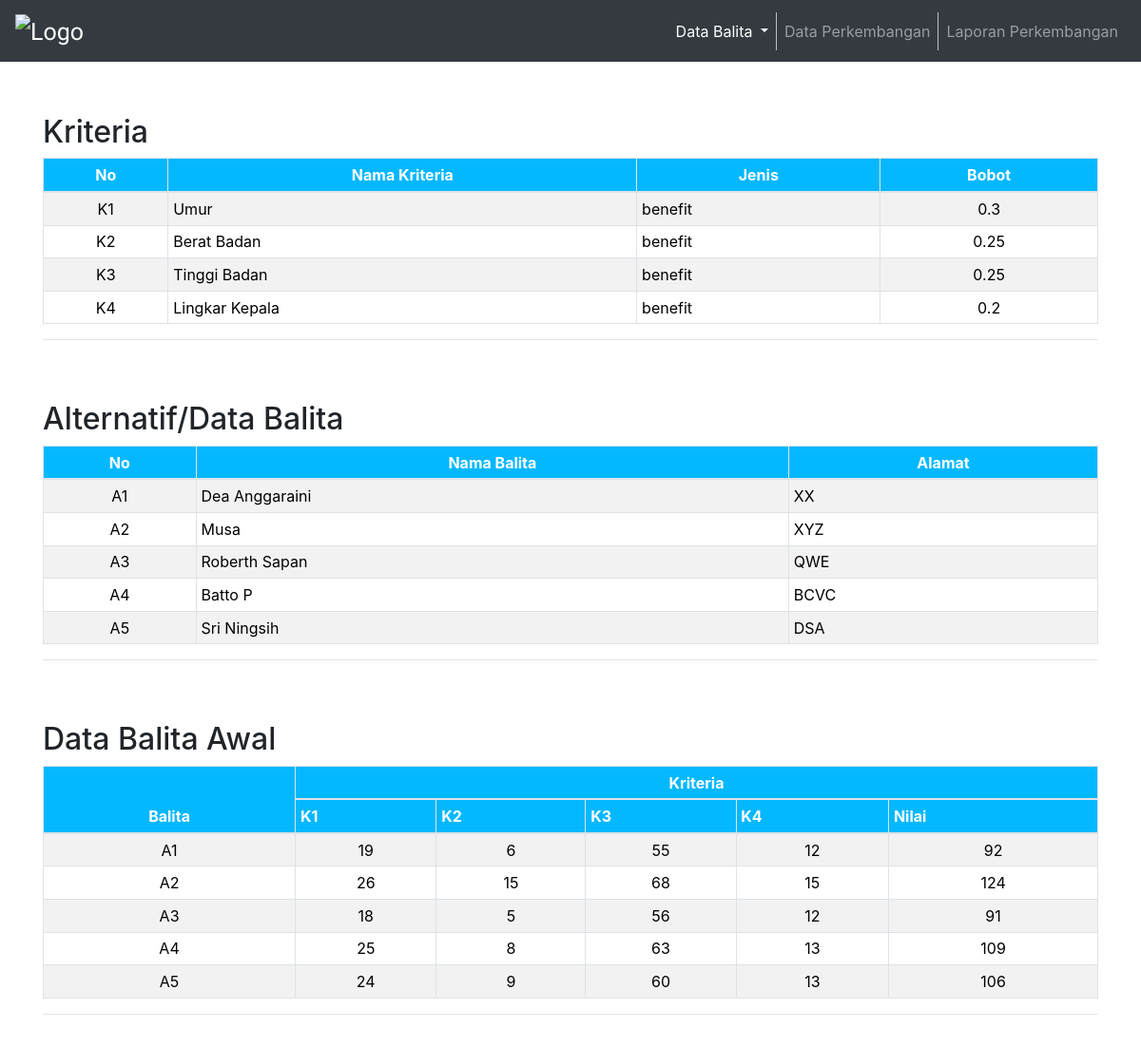
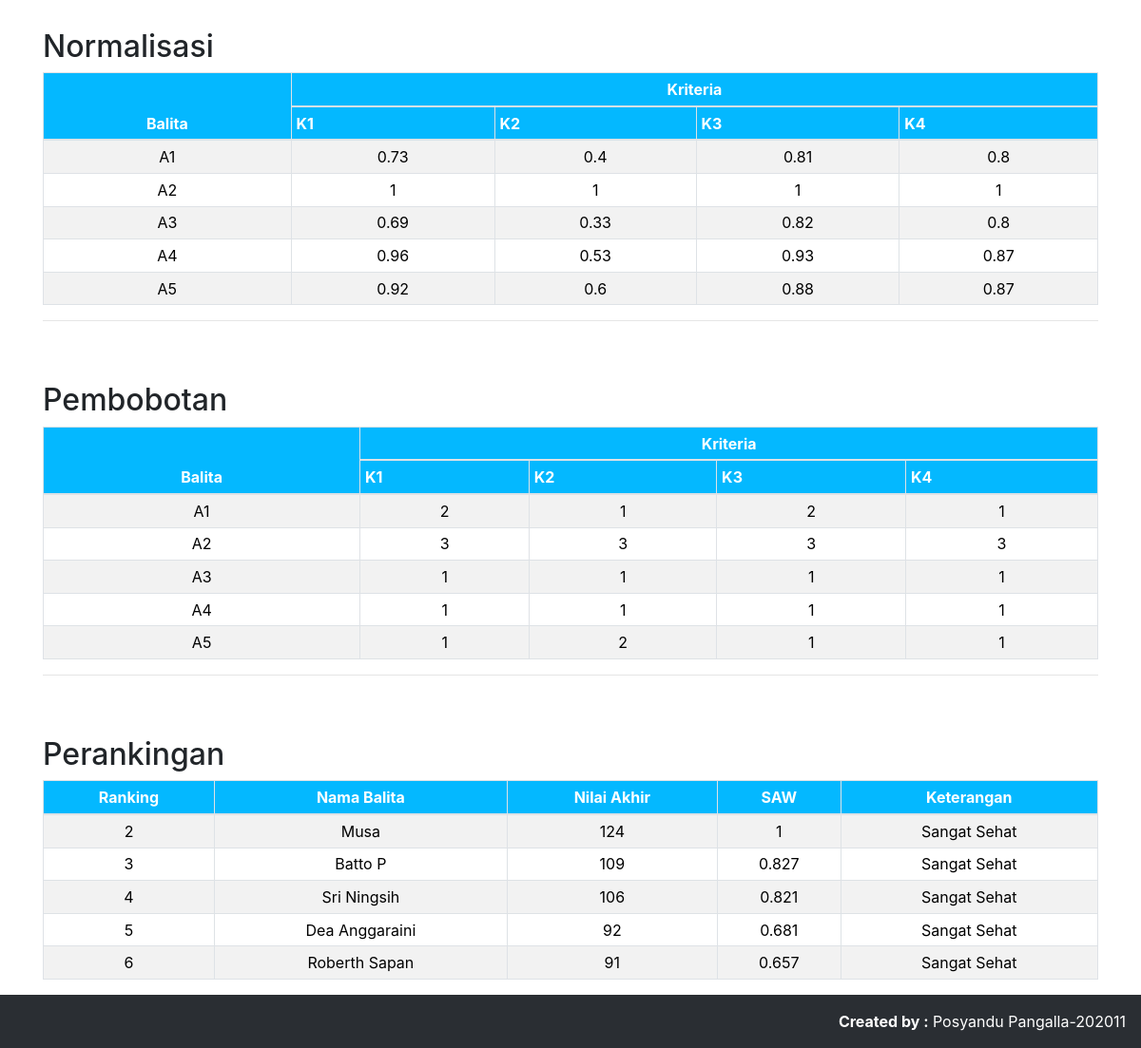
Screenshot of /admin/laporan-perkembangan.php with the database file from the repository (2 pictures, top to bottom).
### tables this page shows
CREATE TABLE `kriteriasaw` (
  `id_kriteria` int(100) NOT NULL,
  `nama_kriteria` varchar(50) NOT NULL,
  `jenis` enum('cost','benefit') NOT NULL,
  `bobot` double NOT NULL,
  `nama_parameter` varchar(255) NOT NULL
);

CREATE TABLE `balita` (
  `idbalita` int(5) NOT NULL,
  `nama_balita` varchar(100) NOT NULL,
  `tanggal_lahir` date NOT NULL,
  `jenis_kelamin` enum('Laki-laki','Perempuan') NOT NULL,
  `nama_ayah` varchar(100) NOT NULL,
  `nama_ibu` varchar(100) NOT NULL,
  `alamat` text NOT NULL
);

CREATE TABLE `perkembangan` (
  `idperkembangan` int(5) NOT NULL,
  `idbalita` int(5) NOT NULL,
  `berat_badan` double NOT NULL,
  `tinggi_badan` double NOT NULL,
  `lingkar_kepala` double NOT NULL,
  `id_imunisasi` int(5) NOT NULL,
  `lingkar_perut` double NOT NULL
);

CREATE TABLE `imunisasi` (
  `id_imunisasi` int(5) NOT NULL,
  `idbalita` int(5) NOT NULL,
  `hb` date DEFAULT NULL,
  `bcg` date DEFAULT NULL,
  `dpt1` date DEFAULT NULL,
  `hb2` date DEFAULT NULL,
  `hb3` date DEFAULT NULL,
  `campak` date DEFAULT NULL,
  `status_imunisasi` enum('Lengkap','Kurang Lengkap','Tidak Ada') NOT NULL,
  `status_tinggi_badan` enum('Naik','Tetap','Turun') NOT NULL,
  `status_berat_badan` enum('Naik','Tetap','Turun') NOT NULL,
  `status_lingkar_kepala` enum('Baik','Cukup','Kurang Baik') NOT NULL
);

### admin/saw.php (called while the page is built, shortened)
<?php
class Saw
{
  private $db;
  function __construct()
  {
    $this->db = new PDO('mysql:host=localhost;dbname=skripsi', "root", "");
  }
  public function get_data_kriteria(){
    $stmt = $this->db->prepare("SELECT*FROM kriteriasaw ORDER BY id_kriteria");
    $stmt->execute();
    return $stmt;
  }
  public function get_data_balita(){
    $stmt = $this->db->prepare("SELECT idbalita, nama_balita, alamat FROM balita ORDER BY idbalita");
    $stmt->execute();
    return $stmt;
  }
  public function get_data_balita_awal(){
    $stmt = $this->db->prepare("SELECT perkembangan.*, balita.nama_balita, TIMESTAMPDIFF(MONTH, balita.tanggal_lahir, NOW()) AS usia, imunisasi.status_imunisasi FROM perkembangan LEFT JOIN balita ON balita.idbalita = perkembangan.idbalita
      LEFT JOIN imunisasi ON imunisasi.id_imunisasi = perkembangan.id_imunisasi");
    $stmt->execute();
    return $stmt;
  }
  public function get_data_perkembangan_pembobotan(){
    $stmt = $this->db->prepare("SELECT perkembangan.*, balita.nama_balita, imunisasi.status_imunisasi as noK1, imunisasi.status_berat_badan as noK2, imunisasi.status_tinggi_badan as noK3, imunisasi.status_lingkar_kepala as noK4, imunisasi.status_imunisasi FROM perkembangan LEFT JOIN balita ON balita.idbalita = perkembangan.idbalita
      LEFT JOIN imunisasi ON imunisasi.id_imunisasi = perkembangan.id_imunisasi");
    $stmt->execute();
    return $stmt;
  }
  public function get_data_max(){
    $stmt = $this->db->prepare("SELECT perkembangan.*, balita.nama_balita, max(TIMESTAMPDIFF(MONTH, balita.tanggal_lahir, NOW())) AS maxK1, max(berat_badan) as maxK2, max(tinggi_badan) as maxK3, max(lingkar_kepala) as maxK4, imunisasi.status_imunisasi FROM perkembangan LEFT JOIN balita ON balita.idbalita = perkembangan.idbalita
      LEFT JOIN imunisasi ON imunisasi.id_imunisasi = perkembangan.id_imunisasi");
    $stmt->execute();
    return $stmt;
  }
  public function get_kategorial($kategori, $index){
    if ($index == 1){
      if ($kategori == "Lengkap"){
        $stmt = "3";
      } else if ($kategori == "Kurang Lengkap"){
        $stmt = "2";
      } else {
        $stmt = "1";
      }
    } else if ($index == 4){
      if ($kategori == "Baik"){
        $stmt = "3";
      } else if ($kategori == "Cukup"){
        $stmt = "2";
      } else {
        $stmt = "1";
      }
    } else {
      if ($kategori == "Naik"){
        $stmt = "3";
      } else if ($kategori == "Tetap"){
        $stmt = "2";
      } else {
        $stmt = "1";
      }
    }
    return $stmt;
  }
}
 ?>

### admin/laporan-perkembangan.php (the view, shortened to what this page needs)
<!DOCTYPE html>
<html lang="en">
<head>
  <link rel="stylesheet" href="https://maxcdn.bootstrapcdn.com/bootstrap/4.5.2/css/bootstrap.min.css">
	<link rel="stylesheet" href="style.css">
  <link rel="stylesheet" href="https://cdnjs.cloudflare.com/ajax/libs/font-awesome/4.7.0/css/font-awesome.min.css">
</head>
<body>
  <nav class="navbar navbar-expand-md bg-dark navbar-dark fixed-top">
    <a class="navbar-brand">
      <img src="http://indihealth.com/indihealthcom/assets/images/products/5acf891ba61c4.png" alt="Logo"
        style="width:150px;"></a>
    <div class="collapse navbar-collapse" id="collapsibleNavbar">
      <ul class="navbar-nav ml-auto">
        <li class="nav-item dropdown active">
          <a class="nav-link dropdown-toggle" href="#" id="navbarDropdown" role="button"
            data-toggle="dropdown" aria-haspopup="true" aria-expanded="false">
            Data Balita
          </a>
        </li>
        <li class="nav-item">
          <a class="nav-link" href="index-perkembangan.php">Data Perkembangan</a>
        </li>
        <li class="nav-item">
          <a class="nav-link" href="laporan-perkembangan.php">Laporan Perkembangan</a>
        </li>
      </ul>
    </div>
  </nav>
  <br><br><br><br><br>
  <?php
    $saw = new saw();
  ?>
  <div class="container">
    <h2>Kriteria</h2>
    <table class="table table-striped table-hover table-sm table-bordered">
      <thead class="thead">
        <tr align="center">
          <th>No</th>
          <th>Nama Kriteria</th>
          <th>Jenis</th>
          <th>Bobot</th>
        </tr>
      </thead>
      <tbody>
        <?php
          $kriteria = $saw->get_data_kriteria();
          $jml_kriteria = $kriteria->rowCount();
          while ($data_kriteria = $kriteria->fetch(PDO::FETCH_ASSOC)) {
        ?>
        <tr>
          <td align="center">K<?php echo $data_kriteria['id_kriteria']; ?></td>
          <td><?php echo $data_kriteria['nama_kriteria']; ?></td>
          <td><?php echo $data_kriteria['jenis']; ?></td>
          <td align="center"><?php echo $data_kriteria['bobot']; ?></td>
        </tr>
        <?php } ?>
    </table>
    <hr>
    <br><br>
    <h2>Alternatif/Data Balita</h2>
    <table class="table table-striped table-hover table-sm table-bordered">
      <thead class="thead">
        <tr align="center">
          <th>No</th>
          <th>Nama Balita</th>
          <th>Alamat</th>
        </tr>
      </thead>
      <tbody>
        <?php
          $balita = $saw->get_data_balita();
          while ($data_balita = $balita->fetch(PDO::FETCH_ASSOC)) {
        ?>
        <tr>
          <td align="center">A<?php echo $data_balita['idbalita']; ?></td>
          <td><?php echo $data_balita['nama_balita']; ?></td>
          <td><?php echo $data_balita['alamat']; ?></td>
        </tr>
        <?php } ?>
      </tbody>
    </table>
    <hr>
    <br><br>
    <h2>Data Balita Awal</h2>
    <table class="table table-striped table-hover table-sm table-bordered">
      <thead class="thead">
        <tr align="center">
          <th rowspan="2">Balita</th>
          <th colspan="<?php echo $jml_kriteria+1; ?>">Kriteria</th>
        <tr>
          <?php
            $kriteria = $saw->get_data_kriteria();
            while ($data_kriteria = $kriteria->fetch(PDO::FETCH_ASSOC)) {
          ?>
          <th>K<?php echo $data_kriteria['id_kriteria']; ?></th>
          <?php } ?>
          <th>Nilai</th>
        </tr>
        <?php
          $balita = $saw->get_data_balita_awal();
          while ($data_balita = $balita->fetch(PDO::FETCH_ASSOC)) {
            $nilai = $data_balita['usia'] + $data_balita['berat_badan'] + $data_balita['tinggi_badan'] + $data_balita['lingkar_kepala'];
        ?>
			</thead>
        <tr>
          <td>
            <center>A<?php echo $data_balita['idbalita']; ?></center>
          </td>
         <td>
            <center><?php echo $data_balita['usia']; ?></center>
          </td>
          <td>
            <center><?php echo $data_balita['berat_badan']; ?></center>
          </td>
          <td>
            <center><?php echo $data_balita['tinggi_badan']; ?></center>
          </td>
          <td>
            <center><?php echo $data_balita['lingkar_kepala']; ?></center>
          </td>
          <td>
            <center><?php echo $nilai; ?></center>
          </td>
        </tr>
        <?php } ?>
    </table>
    <hr>
    <br><br>
    <h2>Normalisasi</h2>
    <table class="table table-striped table-hover table-sm table-bordered">
      <thead class="thead">
        <tr align="center">
          <th rowspan="2">Balita</th>
          <th colspan="<?php echo $jml_kriteria; ?>">Kriteria</th>
        </tr>
        <tr>
          <?php
            $kriteria = $saw->get_data_kriteria();
            while ($data_kriteria = $kriteria->fetch(PDO::FETCH_ASSOC)) {
          ?>
          <th>K<?php echo $data_kriteria['id_kriteria']; ?></th>
          <?php } ?>
        </tr>
        <?php
        $max = $saw->get_data_max()->fetch(PDO::FETCH_ASSOC);
        $balita = $saw->get_data_balita_awal();
        while ($data_balita = $balita->fetch(PDO::FETCH_ASSOC)) {
        ?>
				</thead>
        <tr>
          <td>
            <center>A<?php echo $data_balita['idbalita']; ?></center>
          </td>
          <?php
            $kriteria = $saw->get_data_kriteria();
            $noK = 0;
            while ($data_kriteria = $kriteria->fetch(PDO::FETCH_ASSOC)) {
              $noK++;
              if ($data_kriteria['jenis'] == "benefit"){
                $maxK = "maxK".$noK;
          ?>
            <td>
              <center><?php echo round($data_balita[$data_kriteria['nama_parameter']]/$max[$maxK],2); ?></center>
            </td>
          <?php } }} ?>
        </tr>
    </table>
    <hr>
    <br><br>
    <h2>Pembobotan</h2>
    <table class="table table-striped table-hover table-sm table-bordered">
      <thead class="thead">
        <tr align="center">
          <th rowspan="2">Balita</th>
          <th colspan="<?php echo $jml_kriteria; ?>">Kriteria</th>
        </tr>
        <tr>
          <?php
            $kriteria = $saw->get_data_kriteria();
            while ($data_kriteria = $kriteria->fetch(PDO::FETCH_ASSOC)) {
          ?>
          <th>K<?php echo $data_kriteria['id_kriteria']; ?></th>
          <?php } ?>
        </tr>
        <?php
        $balita = $saw->get_data_perkembangan_pembobotan();
        while ($data_balita = $balita->fetch(PDO::FETCH_ASSOC)) {
        ?>
				</thead>
        <tr>
          <td>
            <center>A<?php echo $data_balita['idbalita']; ?></center>
          </td>
          <?php
            $kriteria = $saw->get_data_kriteria();
            $no = 0;
            while ($data_kriteria = $kriteria->fetch(PDO::FETCH_ASSOC)) {
              $no++;
              $noK = "noK$no";
          ?>
            <td>
              <center><?php echo $saw->get_kategorial($data_balita[$noK], $no); ?></center>
            </td>
          <?php }} ?>
        </tr>
    </table>
    <hr>
    <br><br>
    <h2>Perankingan</h2>
    <table class="table table-striped table-hover table-sm table-bordered">
      <thead class="thead">
        <tr align="center">
          <th>Ranking</th>
          <th>Nama Balita</th>
          <th>Nilai Akhir</th>
          <th>SAW</th>
          <th>Keterangan</th>
        </tr>
      </thead>
      <tbody>
        <?php
        $max = $saw->get_data_max()->fetch(PDO::FETCH_ASSOC);
        $min = $saw->get_data_min()->fetch(PDO::FETCH_ASSOC);
        $balita = $saw->get_data_balita_awal();
        while ($data_balita = $balita->fetch(PDO::FETCH_ASSOC)) {
            $jumlah= ($data_balita['usia'])+($data_balita['berat_badan'])+($data_balita['tinggi_badan'])+($data_balita['lingkar_kepala']);
            $kriteria = $saw->get_data_kriteria();
            $noK = 0;
            $poin = 0;
            while ($data_kriteria = $kriteria->fetch(PDO::FETCH_ASSOC)) {
              $noK++;
              if ($data_kriteria['jenis'] == "benefit"){
                $maxK = "maxK".$noK;
                $poin = $poin + (($data_balita[$data_kriteria['nama_parameter']]/$max[$maxK])*$data_kriteria['bobot']);
              } else if ($data_kriteria['jenis' == "cost"]){
                $minK = "minK".$noK;
                $poin = $poin + (($data_balita[$data_kriteria['nama_parameter']]/$min[$minK])*$data_kriteria['bobot']);
              }
            }
            $poin = round($poin, 3);
            $data[]=array('nama'=>$data_balita['nama_balita'],
              'jumlah'=>$jumlah,
              'poin'=>$poin);
        }
        foreach ($data as $key => $isi) {
          $jlh[$key]=$isi['jumlah'];
          $poin1[$key]=$isi['poin'];
         }
         array_multisort($poin1,SORT_DESC,$jlh,SORT_DESC,$data);
         $no=1;
         $ket="";
         foreach ($data as $item) {
          $no++;
          if ($no<=10) {
            $ket="Sangat Sehat";
           }else if($no > 10 && $no<= 20){
            $ket="Sehat";
           } else {
            $ket="Kurang Sehat";
           }
        ?>
        <tr>
          <td>
            <center><?php echo $no; ?></center>
          </td>
          <td>
            <center><?php echo $item['nama']; ?></center>
          </td>
          <td>
            <center><?php echo $item['jumlah']; ?></center>
          </td>
          <td>
            <center><?php echo$item['poin']; ?></center>
          </td>
          <td>
            <center><?php echo"$ket" ?></center>
          </td>
        </tr>
        <?php } ?>
      </tbody>
    </table>
  </div>
  <?php
		  include('template/footer.php');
	  ?>
</body>
</html>

### admin/style.css (style rules this page uses)
.navbar-nav .nav-item:not(:last-child) { border-right: 1px solid silver; }
.navbar-brand { font-family: 'Roboto', sans-serif; font-size: 25px; margin: 0px; }
.table { color: black; }
.thead { background-color: rgb(4, 184, 255); color:white; }

### rows the page displays
kriteriasaw: id_kriteria "1", nama_kriteria "Umur", jenis "benefit", bobot "0.3", nama_parameter "0.73", nama_parameter "1", nama_parameter "0.69", nama_parameter "0.96", nama_parameter "0.92"
kriteriasaw: id_kriteria "2", nama_kriteria "Berat Badan", jenis "benefit", bobot "0.25", nama_parameter "0.4", nama_parameter "1", nama_parameter "0.33", nama_parameter "0.53", nama_parameter "0.6"
kriteriasaw: id_kriteria "3", nama_kriteria "Tinggi Badan", jenis "benefit", bobot "0.25", nama_parameter "0.81", nama_parameter "1", nama_parameter "0.82", nama_parameter "0.93", nama_parameter "0.88"
kriteriasaw: id_kriteria "4", nama_kriteria "Lingkar Kepala", jenis "benefit", bobot "0.2", nama_parameter "0.8", nama_parameter "1", nama_parameter "0.87"
balita: idbalita "1", nama_balita "Dea Anggaraini", alamat "XX"
balita: idbalita "2", nama_balita "Musa", alamat "XYZ"
balita: idbalita "3", nama_balita "Roberth Sapan", alamat "QWE"
balita: idbalita "4", nama_balita "Batto P", alamat "BCVC"
balita: idbalita "5", nama_balita "Sri Ningsih", alamat "DSA"
perkembangan: idbalita "1", usia "19", berat_badan "6", tinggi_badan "55", lingkar_kepala "12", nilai "92"
perkembangan: idbalita "2", usia "26", berat_badan "15", tinggi_badan "68", lingkar_kepala "15", nilai "124"
perkembangan: idbalita "3", usia "18", berat_badan "5", tinggi_badan "56", lingkar_kepala "12", nilai "91"
perkembangan: idbalita "4", usia "25", berat_badan "8", tinggi_badan "63", lingkar_kepala "13", nilai "109"
perkembangan: idbalita "5", usia "24", berat_badan "9", tinggi_badan "60", lingkar_kepala "13", nilai "106"
imunisasi: status_imunisasi "2", status_berat_badan "1", status_tinggi_badan "2", status_lingkar_kepala "1"
imunisasi: status_imunisasi "3", status_berat_badan "3", status_tinggi_badan "3", status_lingkar_kepala "3"
imunisasi: status_imunisasi "1", status_berat_badan "1", status_tinggi_badan "1", status_lingkar_kepala "1"
imunisasi: status_imunisasi "1", status_berat_badan "1", status_tinggi_badan "1", status_lingkar_kepala "1"
imunisasi: status_imunisasi "1", status_berat_badan "2", status_tinggi_badan "1", status_lingkar_kepala "1"

### other values shown
$item['nama'] "Musa"
$item['jumlah'] "124"
$item['poin'] "1"
$ket "Sangat Sehat"
$item['nama'] "Batto P"
$item['jumlah'] "109"
$item['poin'] "0.827"
$item['nama'] "Sri Ningsih"
$item['jumlah'] "106"
$item['poin'] "0.821"
$item['nama'] "Dea Anggaraini"
$item['jumlah'] "92"
$item['poin'] "0.681"
$item['nama'] "Roberth Sapan"
$item['jumlah'] "91"
